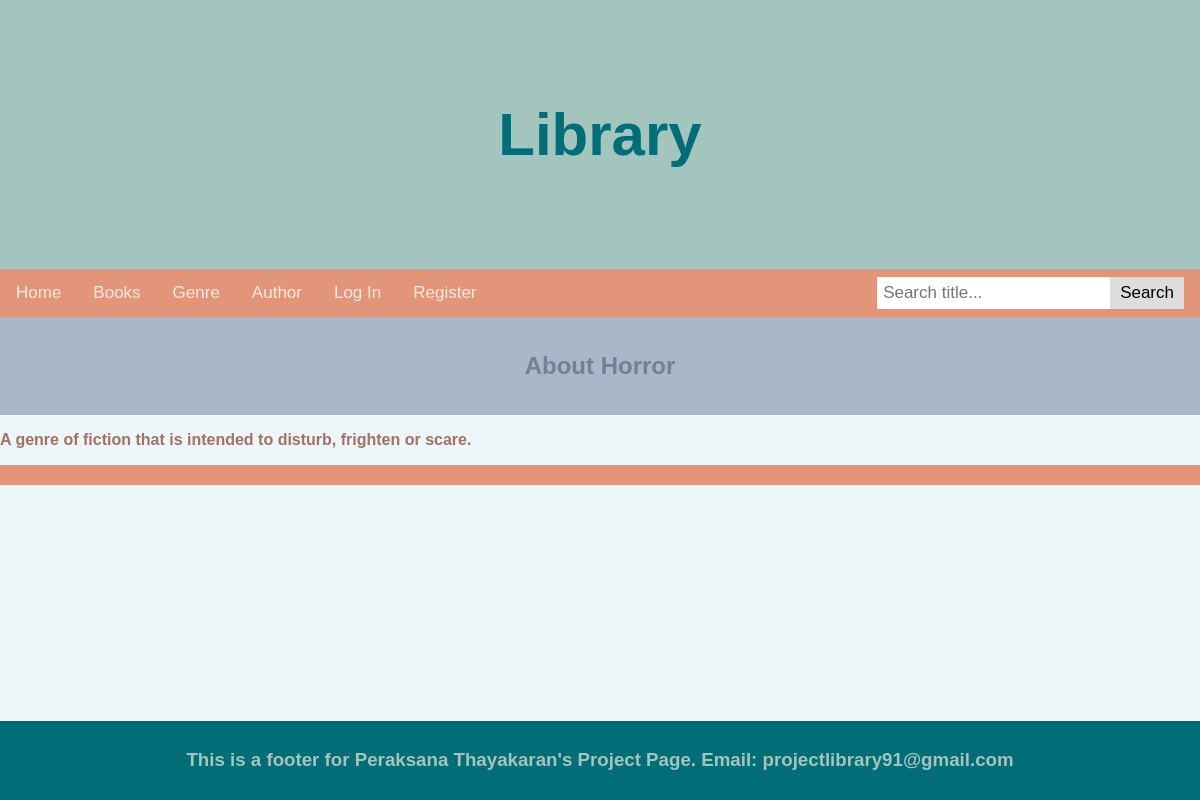
Page /genre/1 on the earlier database version.
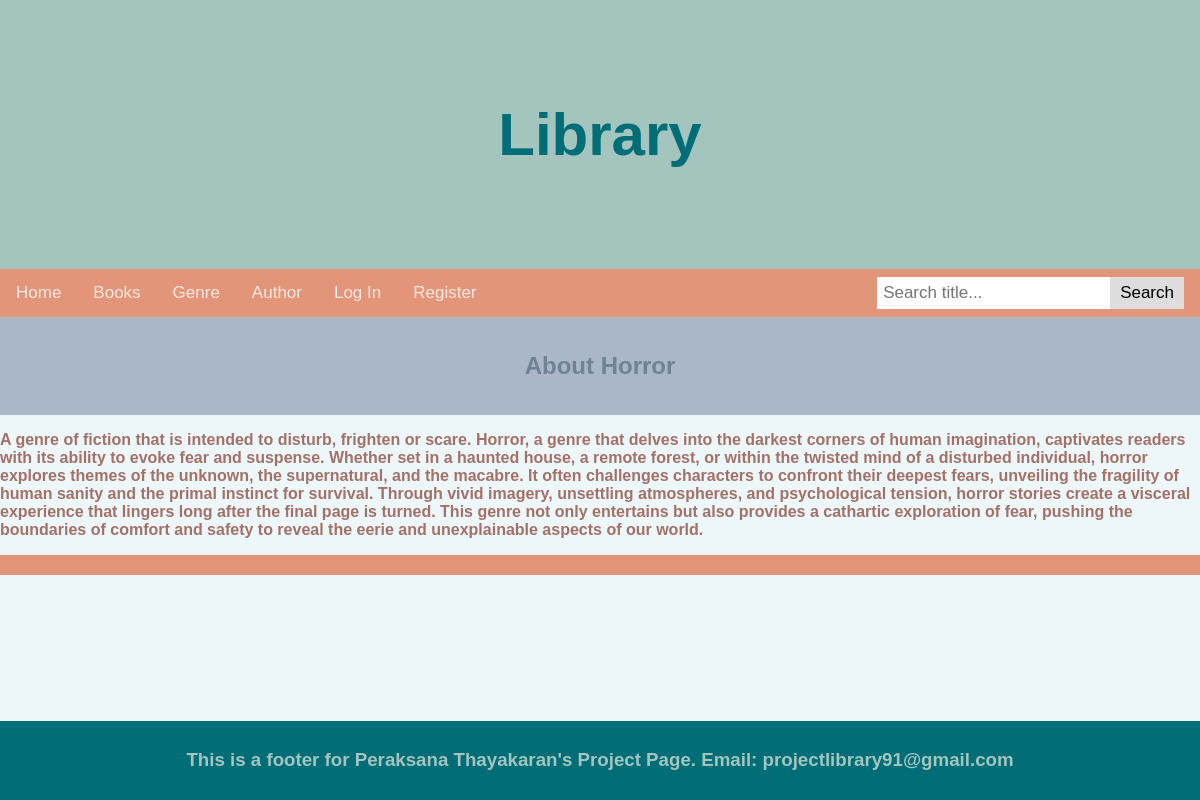
Same page on the later database version.
### tables this page shows
CREATE TABLE Genre (id INTEGER PRIMARY KEY, name, description);

### route.py (the view)
@app.route('/genre/<int:id>')
def genre_details(id):
    if not is_valid_id(id):
        return render_template("error.html"), 400  # Bad Request
    try:
        genre = query_db("SELECT * FROM Genre WHERE id=?", (id,), one=True)
        if genre:
            return render_template("g_details.html", genre=genre)
        return render_template("error.html"), 404
    except sqlite3.OperationalError:
        return render_template("error.html"), 400  # Bad Request

### route.py (called while the page is built)
@app.before_request
def make_session_permanent():
    session.permanent = True

def is_valid_id(id):
    MIN_INTEGER = -9223372036854775808
    MAX_INTEGER = 9223372036854775807
    return MIN_INTEGER <= id <= MAX_INTEGER

def query_db(query, args=(), one=False):
    cur = get_db().execute(query, args)
    rv = cur.fetchall()
    cur.close()
    return (rv[0] if rv else None) if one else rv

def get_db():
    if 'db' not in g:
        g.db = sqlite3.connect(app.config['DATABASE'])
        g.db.row_factory = sqlite3.Row  # Return rows as dictionaries
    return g.db

@app.context_processor
def context_processor():
    return dict(title=app.config['TITLE'])

### templates/g_details.html
{% extends "u_layout.html" %}
{% block content %}
<div id="content">
  <div class="highlight">
    <h2>About {{ genre[1] }}</h2>
  </div>
  <p>{{ genre[2] }}</p>
</div>
{% endblock %}

Differences in the rows shown:
changed Genre "Horror": description "A genre of fiction that is intended to disturb, frighten or scare." → "…disturb, frighten or scare. Horror, a genre that delves into the darkest corners of human imagination, captivates readers with its ability to evoke fear and suspense. Whether set in a haunted house, a remote forest, or within the twisted mind of a disturbed individual, horror explores themes of the unknown, the supernatural, and the macabre. It often challenges characters to confront their deepest fears, unveiling the fragility of human sanity and the primal instinct for survival. Through vivid imagery, unsettling atmospheres, and psychological tension, horror stories create a visceral experience that lingers long after the final page is turned. This genre not only entertains but also…"
